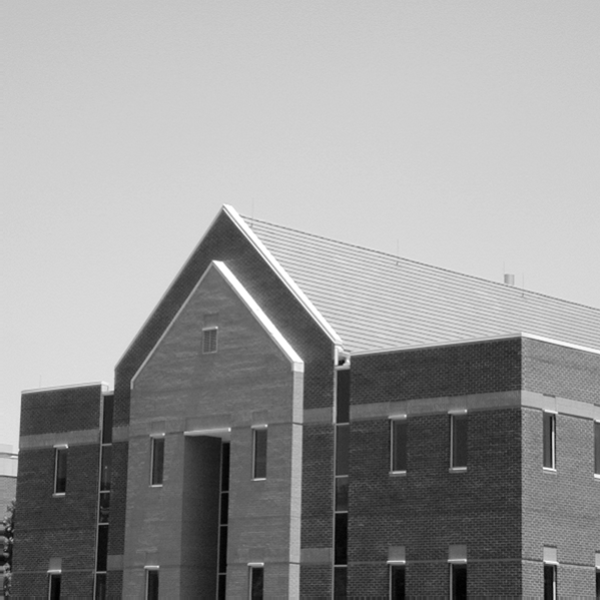
%> input picture 15. UnSharp_HighBoost_Sobel Filtering/house.tif, 600 x 600 px
$ octave Sobel.m   (GNU Octave 9; MATLAB toolbox functions it lacks are replaced by stand-ins)
%> lines starting %> are read from the running program, lines starting %| are printed output that depends on the picture
x = fspecial('sobel');
y = x';
img = imread('house.tif');
%> img is the input picture: size 600x600 uint8; min 0, max 255, mean 152.8
imgx = imfilter(img, x);
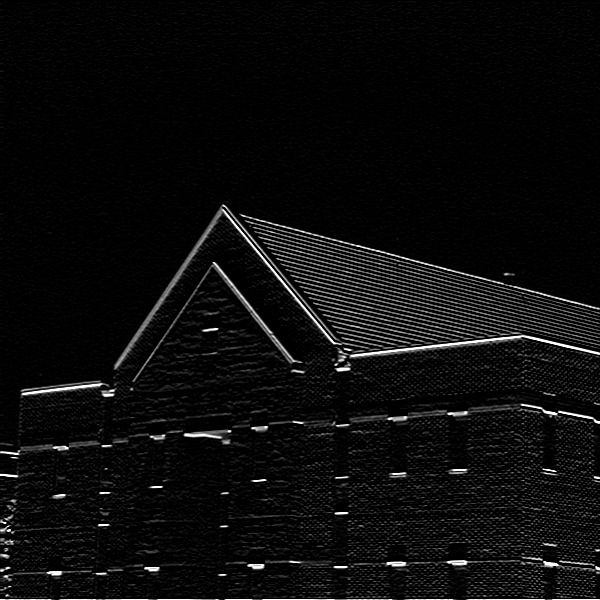
%> imgx: size 600x600 uint8; min 0, max 255, mean 11.9
imgy = imfilter(img, y);
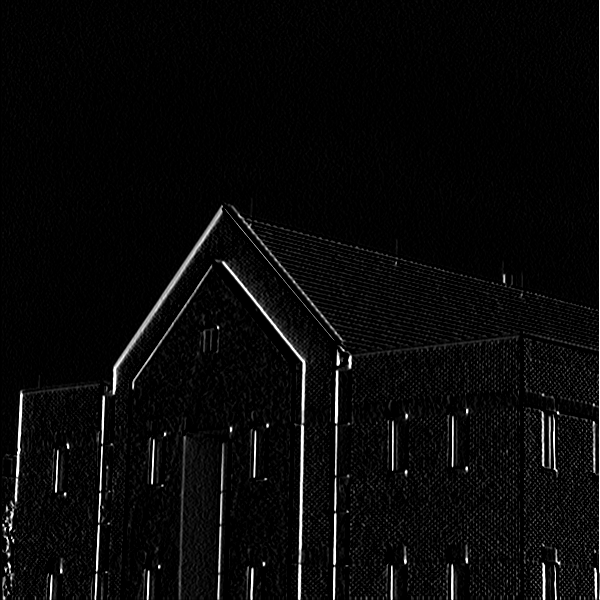
%> imgy: size 600x600 uint8; min 0, max 255, mean 9.3
x1 = double(imgx);
y1 = double(imgy);
z = sqrt(x1.*x1 + y1.*y1);
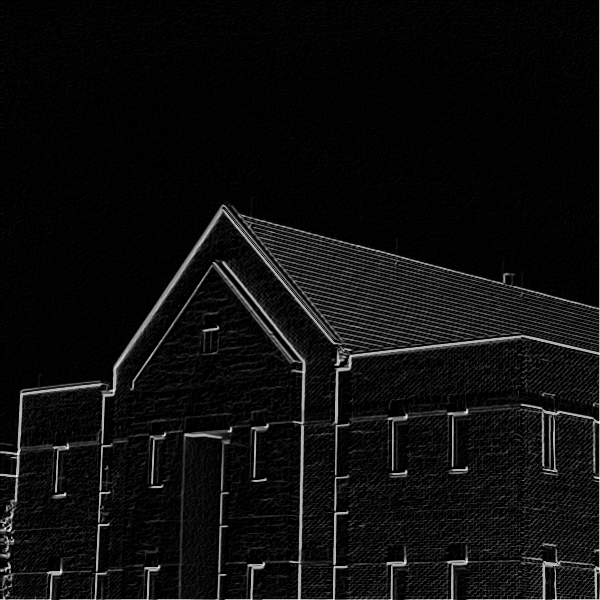
%> z: size 600x600 double; min 0, max 360.6, mean 19.6; drawn with min black and max white
z=uint8(z);
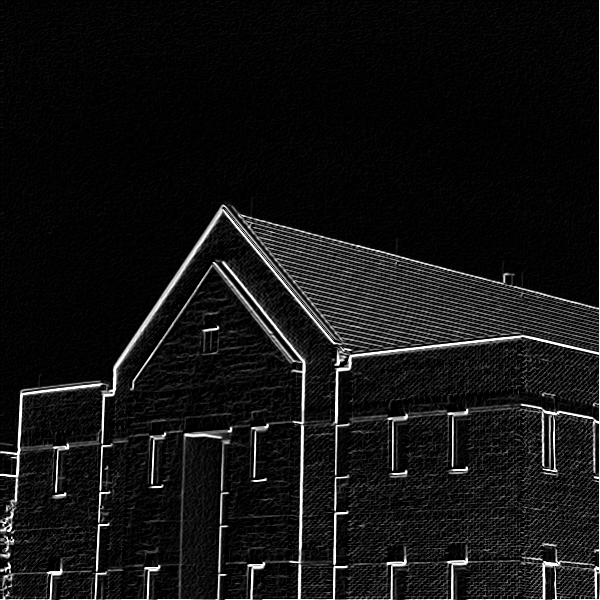
%> z: size 600x600 uint8; min 0, max 255, mean 19.5

figure('Name', 'Original');
imshow(img);
figure('Name', 'Horizontal');
imshow(imgx);
figure('Name', 'Vertical');
imshow(imgy);
figure('Name', 'Sobel');
imshow(z);

%Comparision with Laplacian Filter
lap = fspecial('laplacian');
imglap = imfilter(img, lap);
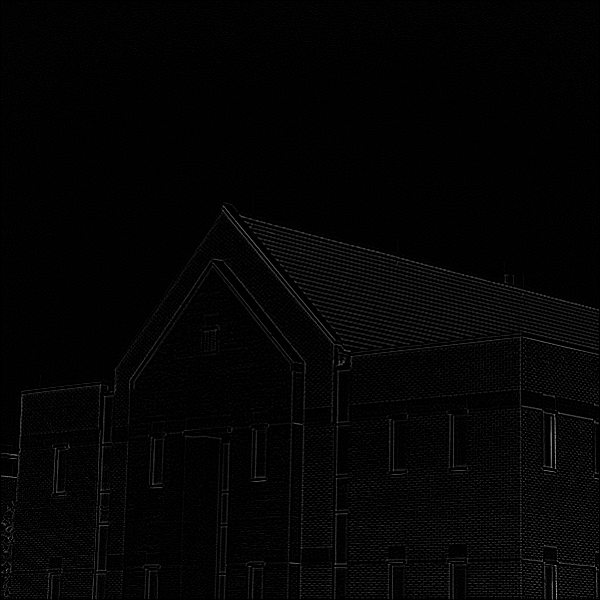
%> imglap: size 600x600 uint8; min 0, max 188, mean 4.2
figure('Name', 'Laplacian Filter');
imshow(imglap, []);
